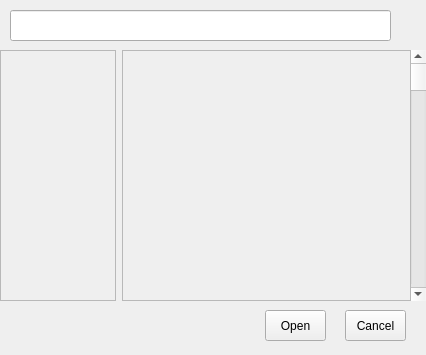
<?xml version="1.0" encoding="UTF-8"?>
<ui version="4.0">
 <class>Form</class>
 <widget class="QWidget" name="Form">
  <property name="geometry">
   <rect>
    <x>0</x>
    <y>0</y>
    <width>426</width>
    <height>355</height>
   </rect>
  </property>
  <property name="windowTitle">
   <string>Form</string>
  </property>
  <widget class="QLineEdit" name="lineEdit">
   <property name="geometry">
    <rect>
     <x>10</x>
     <y>10</y>
     <width>381</width>
     <height>31</height>
    </rect>
   </property>
  </widget>
  <widget class="QScrollBar" name="verticalScrollBar">
   <property name="geometry">
    <rect>
     <x>410</x>
     <y>50</y>
     <width>16</width>
     <height>251</height>
    </rect>
   </property>
   <property name="orientation">
    <enum>Qt::Vertical</enum>
   </property>
  </widget>
  <widget class="QPushButton" name="pushButton">
   <property name="geometry">
    <rect>
     <x>265</x>
     <y>310</y>
     <width>61</width>
     <height>31</height>
    </rect>
   </property>
   <property name="text">
    <string>Open</string>
   </property>
  </widget>
  <widget class="QPushButton" name="pushButton_2">
   <property name="geometry">
    <rect>
     <x>345</x>
     <y>310</y>
     <width>61</width>
     <height>31</height>
    </rect>
   </property>
   <property name="text">
    <string>Cancel</string>
   </property>
  </widget>
  <widget class="QWidget" name="layoutWidget">
   <property name="geometry">
    <rect>
     <x>0</x>
     <y>50</y>
     <width>411</width>
     <height>251</height>
    </rect>
   </property>
   <layout class="QHBoxLayout" name="horizontalLayout">
    <item>
     <widget class="QFrame" name="frame">
      <property name="sizePolicy">
       <sizepolicy hsizetype="Preferred" vsizetype="Preferred">
        <horstretch>2</horstretch>
        <verstretch>0</verstretch>
       </sizepolicy>
      </property>
      <property name="frameShape">
       <enum>QFrame::StyledPanel</enum>
      </property>
      <property name="frameShadow">
       <enum>QFrame::Raised</enum>
      </property>
     </widget>
    </item>
    <item>
     <widget class="QFrame" name="frame_2">
      <property name="sizePolicy">
       <sizepolicy hsizetype="Preferred" vsizetype="Preferred">
        <horstretch>5</horstretch>
        <verstretch>0</verstretch>
       </sizepolicy>
      </property>
      <property name="frameShape">
       <enum>QFrame::StyledPanel</enum>
      </property>
      <property name="frameShadow">
       <enum>QFrame::Raised</enum>
      </property>
     </widget>
    </item>
   </layout>
  </widget>
 </widget>
 <resources/>
 <connections/>
</ui>
